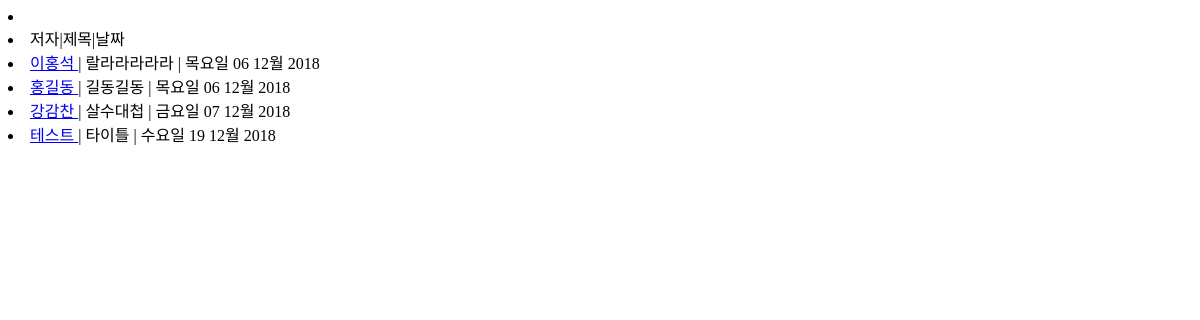
The page /list/ on the database as committed earlier.
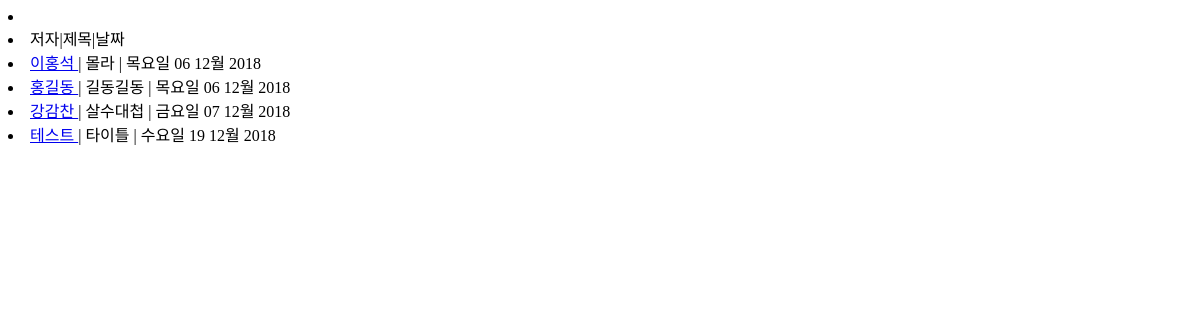
The same page on the database as committed later.
### community/models.py (models this page shows, shortened)
class Article(models.Model):
    name     = models.CharField(max_length=50)
    title    = models.CharField(max_length=50)
    contents = models.TextField()
    url      = models.URLField()
    email    = models.EmailField()
    cdate    = models.DateTimeField(auto_now_add=True)

### community/views.py (the view)
# urls.py: path('list/', list, name='list'),
def list(request):
    articleList = Article.objects.all()
    return render(request, 'list.html', {'articleList': articleList})

### community/templates/list.html (shortened to what this page needs)
<!DOCTYPE html>
<html lang="kr">
<head>
</head>
<li>
    <li>저자|제목|날짜</li>
    {% for article in articleList %}
    <li><a href="/view/{{article.id}}"> {{ article.name }} </a> | {{ article.title }} | {{ article.cdate|date:"D d M Y" }} </li>
    {% endfor %}
</body>
</html>

Rows that differ between the two databases and show on the page:
changed Article "이홍석": title "랄라라라라라" → "몰라"
